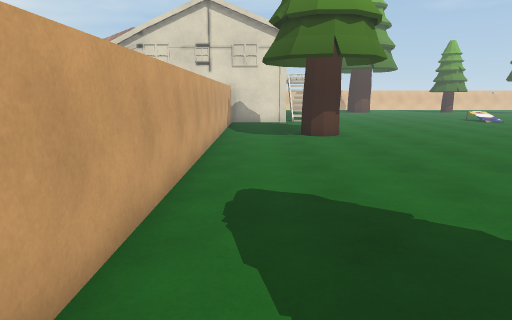
view 1 (above)

17 first-person views from a walk through a scene from a Unity 3-D project. The camera is 1.5 m above the floor, tilts 10° down and sees 70° across. The floor is counted in squares, 1 m on a side. Each view is taken from the middle of a square. On the plan, view 1 faces up. The plan holds only what a view shows up to about 16 squares ahead; the rest is blank. The place goes on beyond the plan. The player is left out. Some surface patterns are stand-ins.

view 2
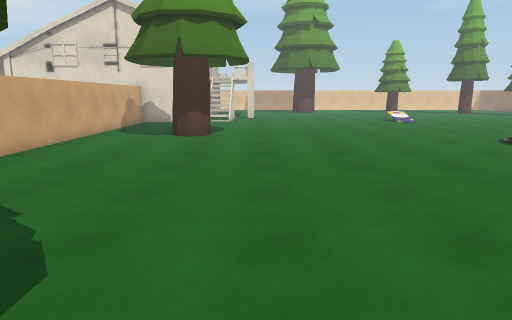

view 3
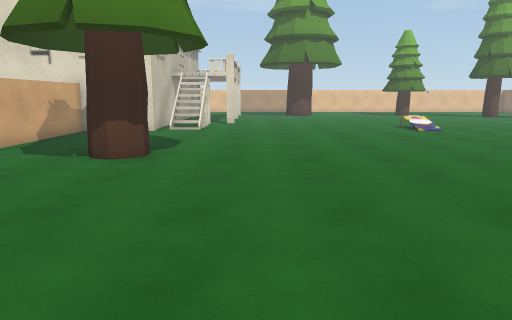

view 4
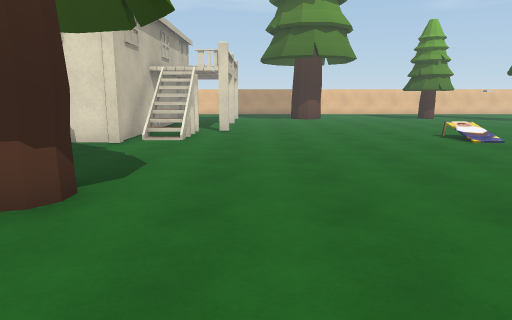

view 5
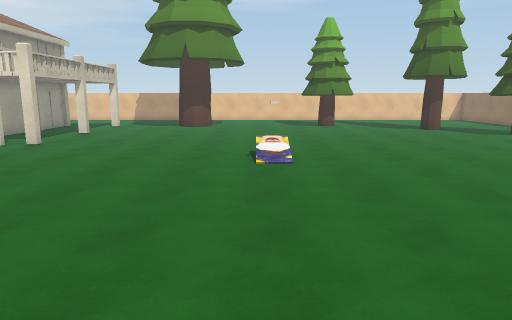

view 6
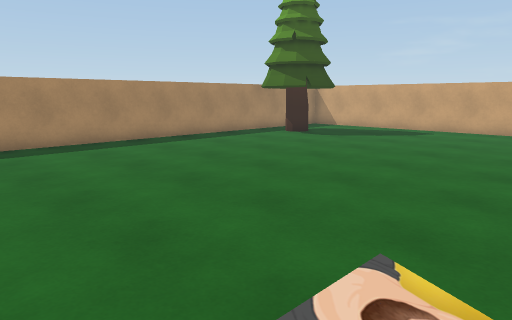

view 7
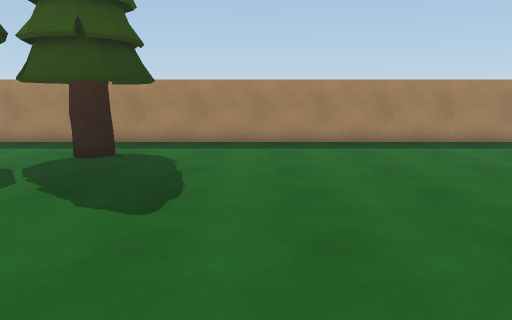

view 8
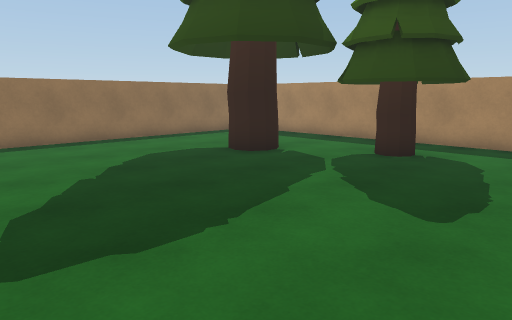

view 9
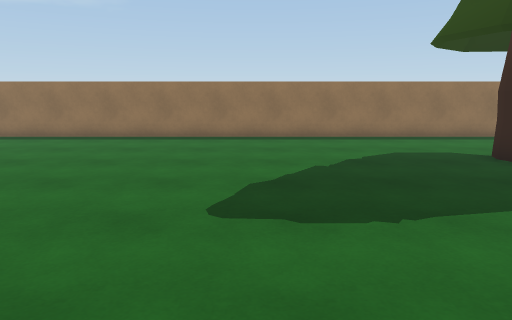

view 10
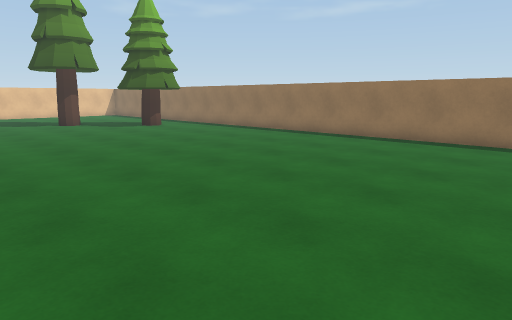

view 11
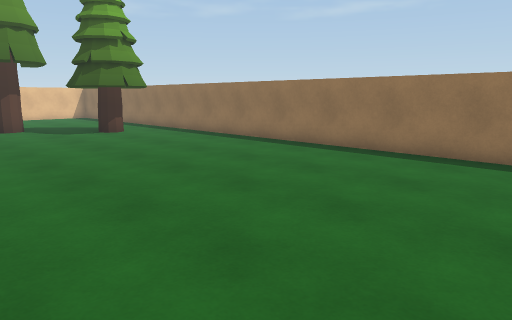

view 12
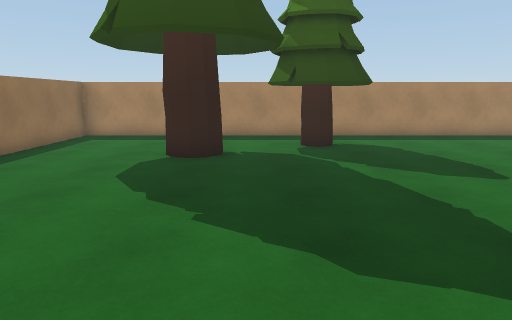

view 13
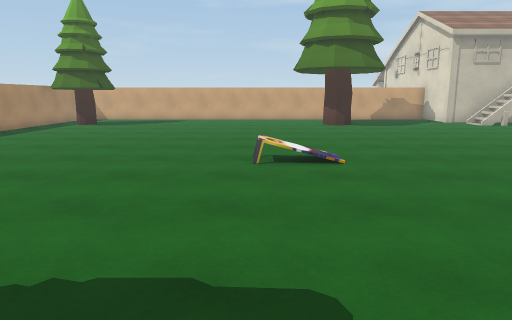

view 14
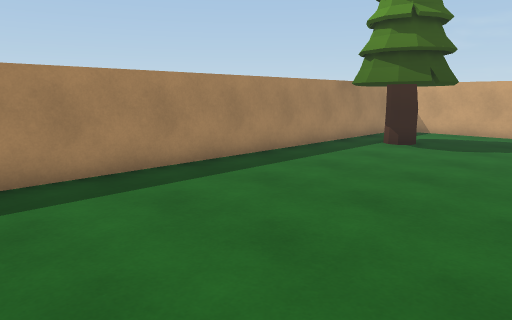

view 15
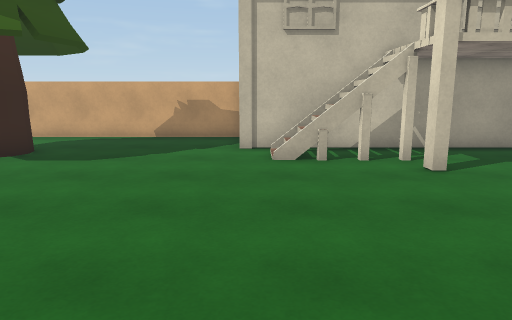

view 16
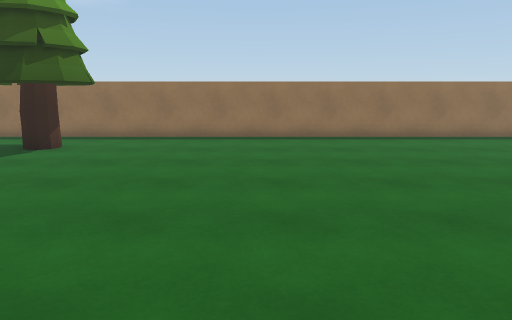

view 17
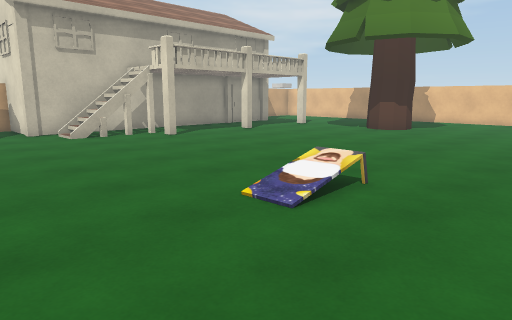

### Floor plan
Points are (right, up) in squares from view 1. A wall is a line through its corners. A room is listed if a view was taken in it or the views show most of it. See-through windows are left out.
Room 1 (views 1, 2, 3, 4, 5, 6, 7, 8, 9, 10, 11, 12, 13, 14, 15, 16, 17)
walls: (4.9, 24.5) (4.4, 24.5); (3.6, 24) (3.6, 23.6); (2.2, 24) (2.2, 23.4); (1.6, 27.5) (1.6, 20.6) (-1.4, 20.6) (-1.4, -0.1); (-0.4, -0.9) (28.5, -0.9) (28.5, 27.5)
low walls: (3.6, 23.6) (2.1, 23.6)
objects: tree (2, 1); tree (2, 14) to (2, 15); other object (13, 10) to (14, 10); other object (14, 23); tree (20, 1) to (20, 2); tree (23, 4) to (24, 4)

Positions as (right, up) in squares from view 1, and headings:
1: (0, 0), facing up
2: (5, 0), facing up
3: (6, 5), facing up
4: (6, 9), facing up
5: (13, 11), facing up
6: (15, 11), facing down-left
7: (16, 11), facing down
8: (16, 11), facing down-right
9: (15, 10), facing right
10: (16, 11), facing up-right
11: (19, 13), facing up-right
12: (22, 13), facing down
13: (22, 10), facing left
14: (14, 6), facing down-left
15: (12, 21), facing left
16: (15, 22), facing right
17: (17, 17), facing up-left
